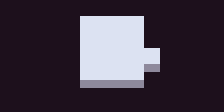

This game map was drawn from its Tiled (.tmx) file and the tilesets committed beside it. A one-line description and the full map source follow:
An orthogonal 14x7 tile map with 16x16 px tiles, 1 tile layer (tiles) and 6 objects (2x squar, player, pudding).

<map version="1.5" tiledversion="1.7.2" orientation="orthogonal" renderorder="right-down" width="14" height="7" tilewidth="16" tileheight="16" infinite="0" nextlayerid="3" nextobjectid="32">
 <editorsettings>
  <export target="level3.lua" format="lua" />
 </editorsettings>
 <properties>
  <property name="attack" type="int" value="1" />
  <property name="move1" type="int" value="1" />
  <property name="move2" type="int" value="1" />
  <property name="move3" type="int" value="1" />
 </properties>
 <tileset firstgid="1" source="tileset1.tsx" />
 <layer id="1" name="tiles" width="14" height="7">
  <data encoding="csv">
51,51,51,51,51,51,51,51,51,51,51,51,51,51,
51,51,51,51,51,31,31,31,31,51,51,51,51,51,
51,51,51,51,51,31,31,31,31,51,51,51,51,51,
51,51,51,51,51,31,31,31,31,31,51,51,51,51,
51,51,51,51,51,31,31,31,31,41,51,51,51,51,
51,51,51,51,51,41,41,41,41,51,51,51,51,51,
51,51,51,51,51,51,51,51,51,51,51,51,51,51
</data>
 </layer>
 <objectgroup id="2" name="objects">
  <object id="1" type="player" gid="38" x="80" y="32" width="16" height="16">
   <properties>
    <property name="health" type="int" value="2" />
   </properties>
  </object>
  <object id="2" type="squar" gid="39" x="128" y="48" width="16" height="16">
   <properties>
    <property name="damage" type="int" value="1" />
    <property name="direction" value="up" />
   </properties>
  </object>
  <object id="3" type="squar" gid="39" x="112" y="64" width="16" height="16">
   <properties>
    <property name="damage" type="int" value="1" />
    <property name="direction" value="left" />
   </properties>
  </object>
  <object id="27" gid="48" x="96" y="64" width="16" height="16" />
  <object id="30" type="pudding" gid="28" x="144" y="64" width="16" height="16" />
  <object id="31" gid="48" x="128" y="32" width="16" height="16" />
 </objectgroup>
</map>
